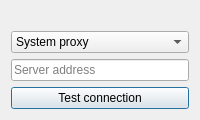
<?xml version="1.0" encoding="UTF-8"?>
<ui version="4.0">
 <class>NetworkSettings</class>
 <widget class="QDialog" name="networkSettingsDialog">
  <property name="windowTitle"><string>Network Settings</string></property>
  <layout class="QVBoxLayout" name="mainLayout">
   <item><widget class="QLabel" name="connectionIcon"><property name="pixmap"><pixmap resource="../resources/common.qrc">:/icons/network.svg</pixmap></property><property name="text"><string/></property></widget></item>
   <item><widget class="QComboBox" name="proxyComboBox"><item><property name="text"><string>System proxy</string></property></item><item><property name="text"><string>Manual proxy</string></property></item></widget></item>
   <item><widget class="QLineEdit" name="serverLineEdit"><property name="placeholderText"><string>Server address</string></property></widget></item>
   <item><widget class="QPushButton" name="testConnectionButton"><property name="text"><string>Test connection</string></property></widget></item>
  </layout>
 </widget>
 <resources><include location="../resources/common.qrc"/></resources>
 <connections/>
</ui>
